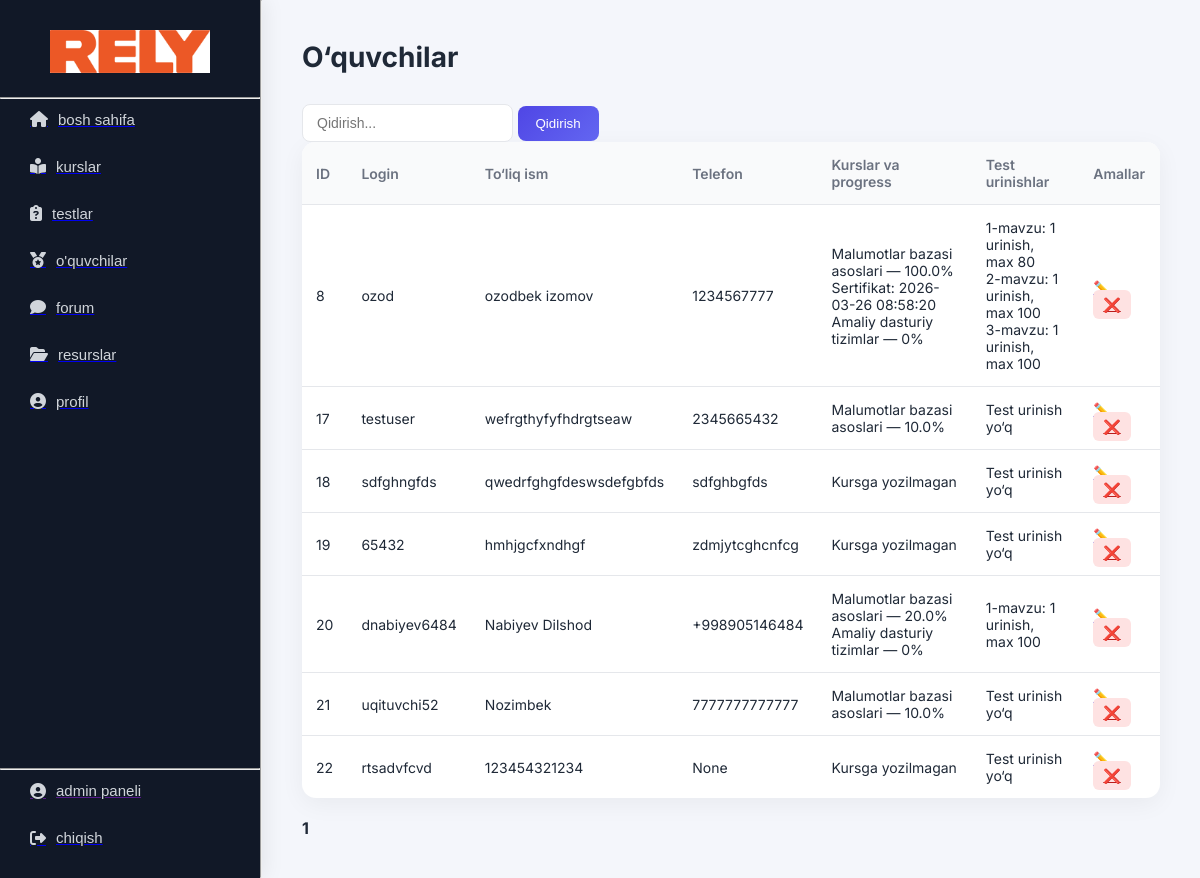
Page /admin/students (signed in) on the earlier database version.
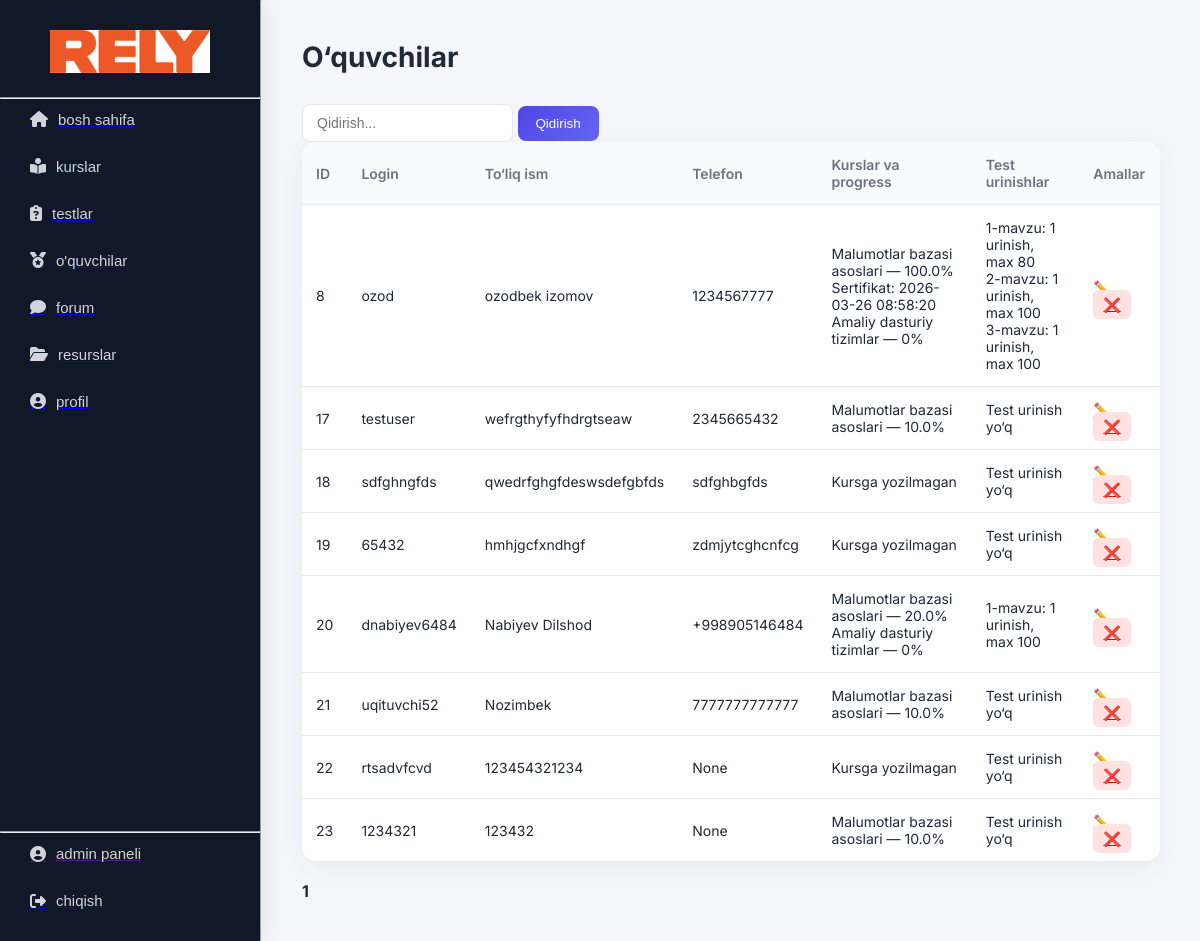
Same page on the later database version.
### tables this page shows
CREATE TABLE users(
    id INTEGER PRIMARY KEY AUTOINCREMENT,
    login TEXT UNIQUE NOT NULL,
    password TEXT NOT NULL,
    full_name TEXT NOT NULL,
    number TEXT,
    role TEXT NOT NULL DEFAULT 'student',
    date TEXT DEFAULT CURRENT_TIMESTAMP
);

CREATE TABLE courses(
    id INTEGER PRIMARY KEY AUTOINCREMENT,
    name TEXT NOT NULL,
    title TEXT NOT NULL,
    img TEXT
);

CREATE TABLE certificates(
    id INTEGER PRIMARY KEY AUTOINCREMENT,
    user_id INTEGER NOT NULL,
    course_id INTEGER NOT NULL,
    date TEXT DEFAULT CURRENT_TIMESTAMP,
    UNIQUE(user_id, course_id),
    FOREIGN KEY(user_id)
        REFERENCES users(id)
        ON DELETE CASCADE,
    FOREIGN KEY(course_id)
        REFERENCES courses(id)
        ON DELETE CASCADE
);

CREATE TABLE tests(
    id INTEGER PRIMARY KEY AUTOINCREMENT,
    name TEXT NOT NULL,
    title TEXT,
    time INTEGER NOT NULL,
    min_score INTEGER NOT NULL,
    openness TEXT DEFAULT 'open'
);

### routes/admin.py (the view)
@bp.route("/students")
@admin_required
def students():
    conn = get_db()
    c = conn.cursor()
    page = int(request.args.get("page", 1))
    per_page = 40
    offset = (page - 1) * per_page
    search = request.args.get("search", "").strip()
    if search:
        students = c.execute("""
            SELECT * FROM users
            WHERE role='student' AND (login LIKE ? OR full_name LIKE ? OR number LIKE ?)
            LIMIT ? OFFSET ?
        """, (f"%{search}%", f"%{search}%", f"%{search}%", per_page, offset)).fetchall()
        total = c.execute("""
            SELECT COUNT(*) FROM users
            WHERE role='student' AND (login LIKE ? OR full_name LIKE ? OR number LIKE ?)
        """, (f"%{search}%", f"%{search}%", f"%{search}%")).fetchone()[0]
    else:
        students = c.execute("""
            SELECT * FROM users
            WHERE role='student'
            LIMIT ? OFFSET ?
        """, (per_page, offset)).fetchall()
        total = c.execute("""
            SELECT COUNT(*) FROM users
            WHERE role='student'
        """).fetchone()[0]
    students_data = []
    for s in students:
        s_id = s[0]
        courses_info = []
        enrollments = c.execute("""
            SELECT course_id FROM enrollments
            WHERE user_id = ?
        """, (s_id,)).fetchall()
        for e in enrollments:
            course_id = e[0]
            course = c.execute("SELECT name FROM courses WHERE id = ?", (course_id,)).fetchone()
            total_topics = c.execute("""
                SELECT COUNT(*) FROM topics
                WHERE chapter_id IN (
                    SELECT id FROM chapters WHERE course_id = ?
                )
            """, (course_id,)).fetchone()[0]
            learned_topics = c.execute("""
                SELECT COUNT(*) FROM studies
                WHERE user_id = ? AND topic_id IN (
                    SELECT id FROM topics
                    WHERE chapter_id IN (
                        SELECT id FROM chapters WHERE course_id = ?
                    )
                )
            """, (s_id, course_id)).fetchone()[0]
            percent_done = 0
            if total_topics > 0:
                percent_done = round(learned_topics / total_topics * 100, 1)
            cert = c.execute("""
                SELECT date FROM certificates
                WHERE user_id = ? AND course_id = ?
            """, (s_id, course_id)).fetchone()
            courses_info.append({
                "course_id": course_id,
                "course_name": course[0],
                "percent_done": percent_done,
                "certificate_date": cert[0] if cert else None
            })
        test_stats = c.execute("""
            SELECT e.test_id, t.name, COUNT(e.id) as attempts, MAX(e.score) as max_score
            FROM exams e
            JOIN tests t ON e.test_id = t.id
            WHERE e.user_id = ?
            GROUP BY e.test_id
        """, (s_id,)).fetchall()
        students_data.append((s, courses_info, test_stats))
    conn.close()
    total_pages = math.ceil(total / per_page)
    return render_template(
        "admin/students.html",
        students=students_data,
        page=page,
        total_pages=total_pages,
        search=search
    )

### routes/admin.py (called while the page is built)
def admin_required(f):
    from functools import wraps
    @wraps(f)
    def decorated_function(*args, **kwargs):
        if session.get("role") != "admin":
            return redirect("/")
        return f(*args, **kwargs)
    return decorated_function

def get_db():
    conn = sqlite3.connect("database.db")
    conn.execute("PRAGMA foreign_keys = ON")
    return conn

### templates/admin/students.html (shortened to what this page needs)
{% extends "admin_base.html" %}
{% block content %}
<h1 class="dash-title">O‘quvchilar</h1>
<div class="topbar">
    <form method="get">
        <input class="search" type="text" name="search" placeholder="Qidirish..." value="{{ search }}">
        <button class="add-btn">Qidirish</button>
    </form>
</div>
<table class="table">
    <tr>
        <th>ID</th>
        <th>Login</th>
        <th>To‘liq ism</th>
        <th>Telefon</th>
        <th>Kurslar va progress</th>
        <th>Test urinishlar</th>
        <th>Amallar</th>
    </tr>
    {% for s, courses_info, test_stats in students %}
    <tr>
        <td>{{ s[0] }}</td>
        <td>{{ s[1] }}</td>
        <td>{{ s[3] }}</td>
        <td>{{ s[4] }}</td>
        <td>
            {% if courses_info %}
                {% for c in courses_info %}
                    {{ c.course_name }} — {{ c.percent_done }}%
                    {% if c.certificate_date %}
                        <span class="badge-success">Sertifikat: {{ c.certificate_date }}</span>
                    {% endif %}
                    <br>
                {% endfor %}
            {% else %}
                <span class="text-muted">Kursga yozilmagan</span>
            {% endif %}
        </td>
        <td>
            {% if test_stats %}
                {% for t in test_stats %}
                        {{ t[1] }}: {{ t[2] }} urinish, max {{ t[3] }}
                    <br>
                {% endfor %}
            {% else %}
                <span class="text-muted">Test urinish yo‘q</span>
            {% endif %}
        </td>
        <td>
            <a href="/admin/students/{{ s[0] }}/edit" class="mini">✏️</a>
            <a href="/admin/students/{{ s[0] }}/delete" class="mini-danger" onclick="return confirm('O‘chirishni tasdiqlaysizmi?')">❌</a>
        </td>
    </tr>
    {% endfor %}
</table>
<div class="pagination">
    {% for p in range(1, total_pages + 1) %}
        {% if p == page %}
            <strong>{{ p }}</strong>
        {% else %}
            <a href="?page={{ p }}">{{ p }}</a>
        {% endif %}
    {% endfor %}
</div>
{% endblock %}

Differences in the rows shown:
added users: id "23", login "1234321", full_name "123432", s "None", shows "Test urinish yo‘q", courses (course_name "Malumotlar bazasi asoslari", percent_done "10.0")
